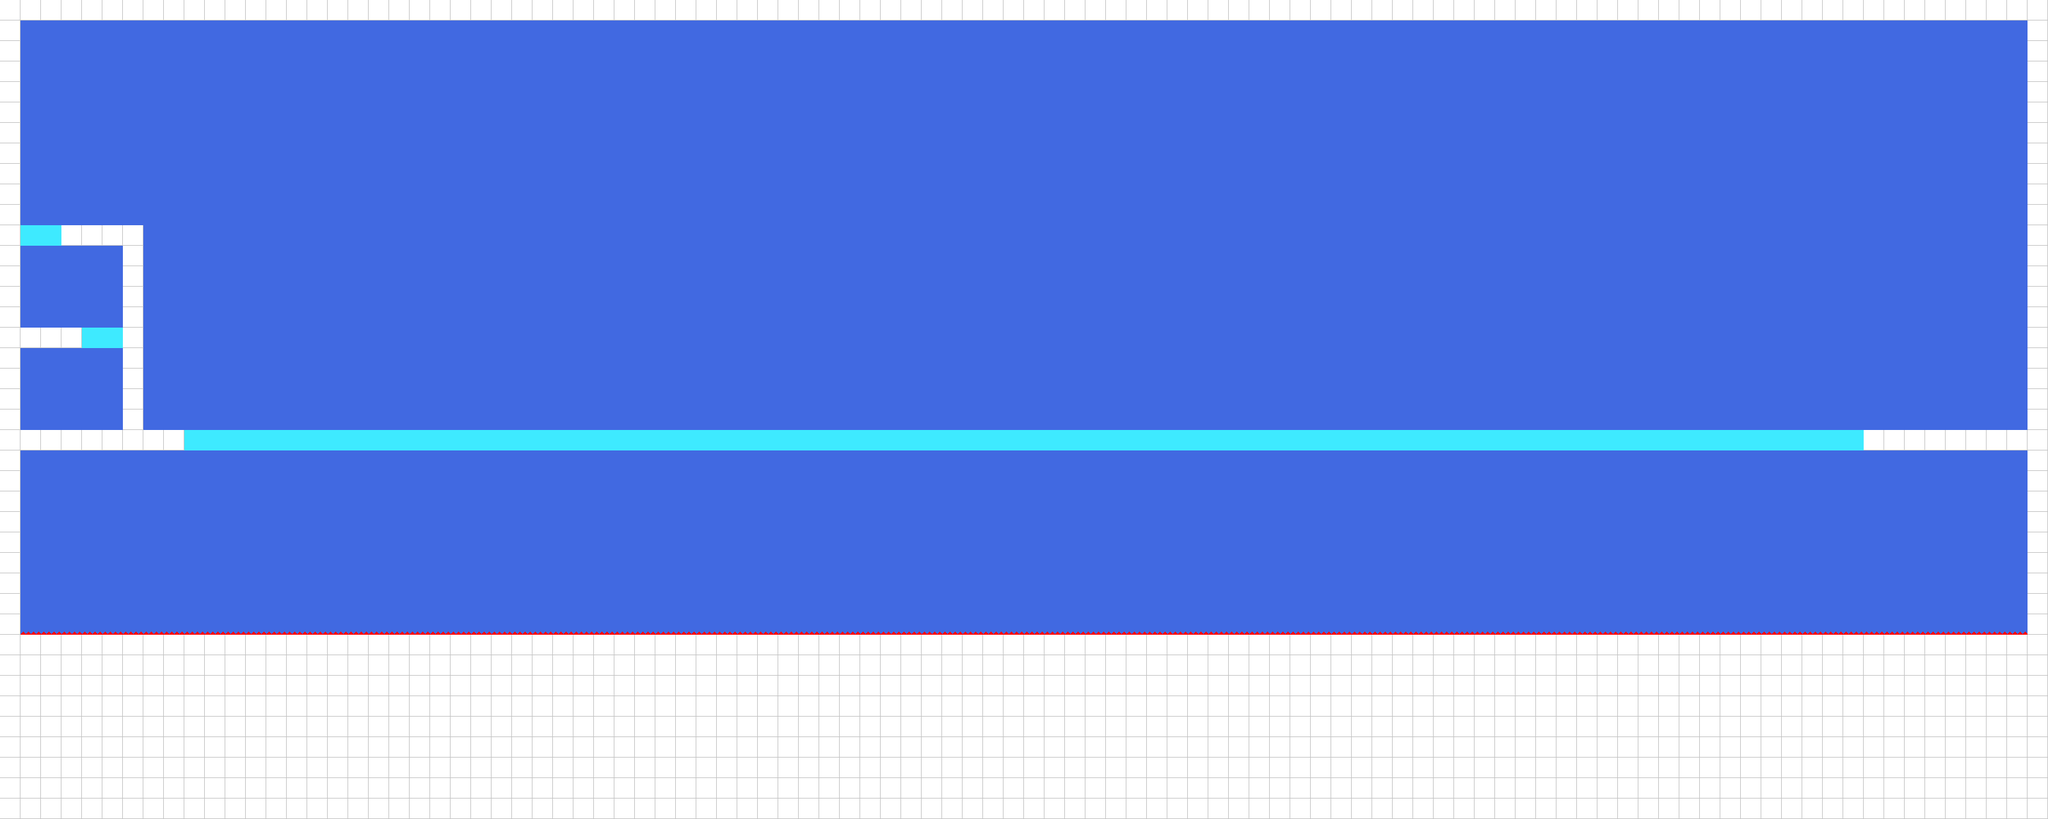

Rendered tile map (Tiled .tmx) drawn with the repository's tilesets; below, a short description and the map source with its tile grids summarised:
An orthogonal 100x40 tile map with 32x32 px tiles, 2 tile layers (background, foreground) and 2 objects (player_start, exit).

<map version="1.4" tiledversion="1.4.3" orientation="orthogonal" renderorder="right-down" width="100" height="40" tilewidth="32" tileheight="32" infinite="0" nextlayerid="4" nextobjectid="4">
 <tileset firstgid="1" source="simple_tileset_32.tsx" />
 <layer id="1" name="background" width="100" height="40">
  <properties>
   <property name="nocollide" value="true" />
   <property name="tileset" value="simple_tileset_32" />
  </properties>
  <data>[4000 cells, 4000 non-empty, 1 distinct tile ids]</data>
 </layer>
 <layer id="2" name="foreground" width="100" height="40">
  <properties>
   <property name="destructible_id" type="int" value="8" />
   <property name="spikes_bot_id" value="4" />
   <property name="spikes_height" type="int" value="5" />
   <property name="spikes_left_id" value="7" />
   <property name="spikes_right_id" value="5" />
   <property name="spikes_top_id" type="int" value="6" />
   <property name="tileset" value="simple_tileset_32" />
  </properties>
  <data>[4000 cells, 1276 non-empty, 3 distinct tile ids]</data>
 </layer>
 <objectgroup id="3" name="objects">
  <object id="1" name="start" type="player_start" x="96" y="576" />
  <object id="2" name="exit" type="exit" x="3104" y="640" />
 </objectgroup>
</map>
